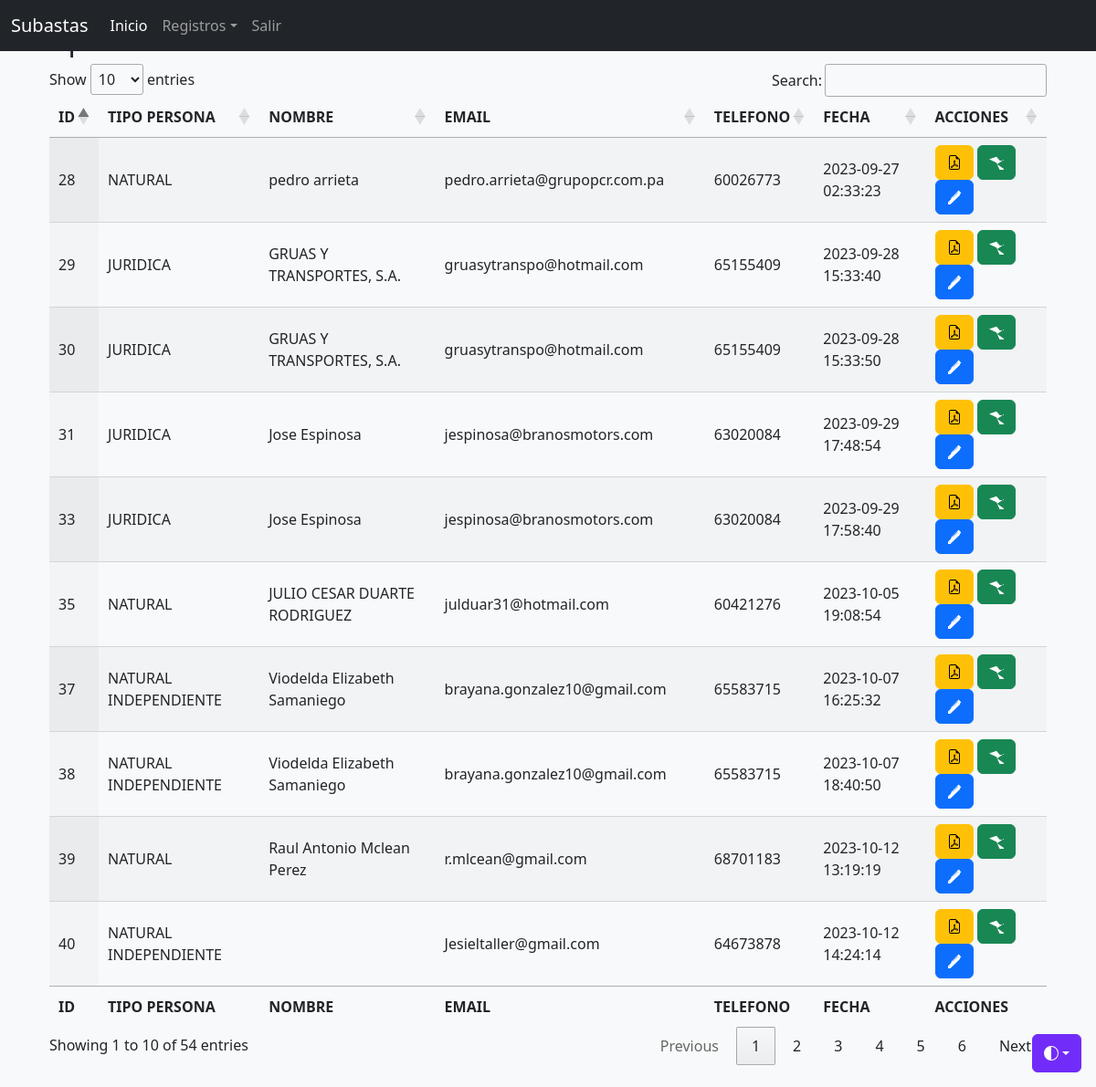
The app's page /subasta/aprobados.php (signed in) with its own data.
### tables this page shows
CREATE TABLE `cc_subastas` (
  `id` int NOT NULL AUTO_INCREMENT,
  `date_time` datetime NOT NULL DEFAULT CURRENT_TIMESTAMP,
  `tipo_persona` varchar(50) DEFAULT NULL,
  `nombre_completo` varchar(100) DEFAULT NULL,
  `email` varchar(100) DEFAULT NULL,
  `telefono` varchar(30) DEFAULT NULL,
  `pn_recibo_servicios` varchar(150) DEFAULT NULL,
  `pn_ficha` varchar(150) DEFAULT NULL,
  `pn_carta_ex` varchar(150) DEFAULT NULL,
  `pn_contrato` varchar(150) DEFAULT NULL,
  `pn_cc` varchar(150) DEFAULT NULL,
  `pni_cedula` varchar(150) DEFAULT NULL,
  `pni_aviso_op` varchar(150) DEFAULT NULL,
  `pni_servicios` varchar(150) DEFAULT NULL,
  `pni_referencia` varchar(150) DEFAULT NULL,
  `pni_cc` varchar(150) DEFAULT NULL,
  `pni_carta_ex` varchar(150) DEFAULT NULL,
  `pj_registro_publico` varchar(150) DEFAULT NULL,
  `pj_aviso_ope` varchar(150) DEFAULT NULL,
  `pj_cedula_pass` varchar(150) DEFAULT NULL,
  `pj_servicios` varchar(150) DEFAULT NULL,
  `pj_cc` varchar(150) DEFAULT NULL,
  `pj_carta_exo` varchar(150) DEFAULT NULL,
  `pj_contrato` varchar(150) DEFAULT NULL,
  `pni_contrato` varchar(150) DEFAULT NULL,
  `stat` int NOT NULL COMMENT '1=solicitud\r\n2=aprobado\r\n3=eliminado',
  `codigo` varchar(20) NOT NULL DEFAULT '0',
  `fecha_update` datetime NOT NULL DEFAULT CURRENT_TIMESTAMP ON UPDATE CURRENT_TIMESTAMP,
  PRIMARY KEY (`id`)
);

### subasta/aprobados.php (the view, shortened to what this page needs)
<?php
try {
    $pdo = new PDO('mysql:host=db;dbname=subastas;charset=utf8mb4', 'root', 'rootpass');
    $pdo->setAttribute(PDO::ATTR_ERRMODE, PDO::ERRMODE_EXCEPTION);
  } catch (PDOException $e) {
    echo "Error de conexión: " . $e->getMessage();
  }
  $ultimo_id = $pdo -> query("SELECT * FROM cc_subastas WHERE stat =2");
  $rows = $ultimo_id->fetchAll(PDO::FETCH_ASSOC);
?>
<!doctype html>
<html lang="en" data-bs-theme="auto">
  <head><script src="https://getbootstrap.com/docs/5.3/assets/js/color-modes.js"></script>
    <link rel="stylesheet" href="https://cdn.jsdelivr.net/npm/@docsearch/css@3">
    <link href="https://getbootstrap.com/docs/5.3/dist/css/bootstrap.min.css" rel="stylesheet">
    <link rel="stylesheet" type="text/css" href="https://cdn.datatables.net/1.13.6/css/jquery.dataTables.min.css">
    <link href="https://getbootstrap.com/docs/5.3/examples/sign-in/sign-in.css" rel="stylesheet">
  </head>
  <body class="d-flex align-items-center py-4 bg-body-tertiary">
    <div class="dropdown position-fixed bottom-0 end-0 mb-3 me-3 bd-mode-toggle">
      <button class="btn btn-bd-primary py-2 dropdown-toggle d-flex align-items-center"
              id="bd-theme"
              type="button"
              aria-expanded="false"
              data-bs-toggle="dropdown"
              aria-label="Toggle theme (auto)">
        <svg class="bi my-1 theme-icon-active" width="1em" height="1em"><use href="#circle-half"></use></svg>
      </button>
    </div>
    <?php include('menu.php'); ?>
<main class="container">
    <div class="container">
        <h2>Aprobados</h2>
        <table id="example" class="display" style="width:100%">
            <thead>
                <tr>
                    <th>ID</th>
                    <th>TIPO PERSONA</th>
                    <th>NOMBRE</th>
                    <th>EMAIL</th>
                    <th>TELEFONO</th>
                    <th>FECHA</th>
                    <th>ACCIONES</th>
                </tr>
            </thead>
            <tbody>
                <?php foreach ($rows as $row) { ?>
                <tr>
                    <td><?php echo $row['id']; ?></td>
                    <td><?php echo $row['tipo_persona']; ?></td>
                    <td><?php echo $row['nombre_completo']; ?></td>
                    <td><?php echo $row['email']; ?></td>
                    <td><?php echo $row['telefono']; ?></td>
                    <td><?php echo $row['date_time']; ?></td>
                    <td>
                      <a type="button" class="btn btn-warning btn-icon" data-bs-toggle="modal" data-bs-target="#adjuntos" onclick="adjuntos(<?php echo $row['id']; ?>)">
                      </a>
                      <a type="button" class="btn btn-success" data-bs-toggle="modal" data-bs-target="#reenviar_codigo" onclick="reenviar_codigo(<?php echo $row['id']; ?>)">
                        <svg xmlns="http://www.w3.org/2000/svg" width="16" height="16" fill="currentColor" class="bi bi-paper-plane" viewBox="0 0 16 16">
                          <path d="M0 4.5l8 3.8 3.7 8.2H16v-1.5l-7.3-5 7.3-5V6h-4.3L8 1.8 0 4.5z"/>
                        </svg>
                      </a>
                      <a type="button" class="btn btn-primary" data-bs-toggle="modal" data-bs-target="#edit_user" onclick="editar_reg(<?php echo $row['id']; ?>)">
                      </a>
                    </td>
                </tr>
                <?php } ?>
            </tbody>
            <tfoot>
                <tr>
                    <th>ID</th>
                    <th>TIPO PERSONA</th>
                    <th>NOMBRE</th>
                    <th>EMAIL</th>
                    <th>TELEFONO</th>
                    <th>FECHA</th>
                    <th>ACCIONES</th>
                </tr>
            </tfoot>
        </table>
    </div>
</main>
    </body>
</html>

### subasta/aprobados.php (style rules this page uses)
.bi { vertical-align: -.125em; fill: currentColor; }
.btn-bd-primary { --bd-violet-bg: #712cf9; --bd-violet-rgb: 112.520718, 44.062154, 249.437846; --bs-btn-font-weight: 600; --bs-btn-color: var(--bs-white); --bs-btn-bg: var(--bd-violet-bg); --bs-btn-border-color: var(--bd-violet-bg); --bs-btn-hover-color: var(--bs-white); --bs-btn-hover-bg: #6528e0; --bs-btn-hover-border-color: #6528e0; --bs-btn-focus-shadow-rgb: var(--bd-violet-rgb); --bs-btn-active-color: var(--bs-btn-hover-color); --bs-btn-active-bg: #5a23c8; --bs-btn-active-border-color: #5a23c8; }
.bd-mode-toggle { z-index: 1500; }

### records on screen
cc_subastas: id "28", tipo_persona "NATURAL", nombre_completo "pedro arrieta", email "pedro.arrieta@grupopcr.com.pa", telefono "60026773", date_time "2023-09-27 02:33:23"
cc_subastas: id "29", tipo_persona "JURIDICA", nombre_completo "GRUAS Y TRANSPORTES, S.A.", email "gruasytranspo@hotmail.com", telefono "65155409", date_time "2023-09-28 15:33:40"
cc_subastas: id "30", tipo_persona "JURIDICA", nombre_completo "GRUAS Y TRANSPORTES, S.A.", email "gruasytranspo@hotmail.com", telefono "65155409", date_time "2023-09-28 15:33:50"
cc_subastas: id "31", tipo_persona "JURIDICA", nombre_completo "Jose Espinosa", email "jespinosa@branosmotors.com", telefono "63020084", date_time "2023-09-29 17:48:54"
cc_subastas: id "33", tipo_persona "JURIDICA", nombre_completo "Jose Espinosa", email "jespinosa@branosmotors.com", telefono "63020084", date_time "2023-09-29 17:58:40"
cc_subastas: id "35", tipo_persona "NATURAL", nombre_completo "JULIO CESAR DUARTE RODRIGUEZ", email "julduar31@hotmail.com", telefono "60421276", date_time "2023-10-05 19:08:54"
cc_subastas: id "37", tipo_persona "NATURAL INDEPENDIENTE", nombre_completo "Viodelda Elizabeth Samaniego", email "brayana.gonzalez10@gmail.com", telefono "65583715", date_time "2023-10-07 16:25:32"
cc_subastas: id "38", tipo_persona "NATURAL INDEPENDIENTE", nombre_completo "Viodelda Elizabeth Samaniego", email "brayana.gonzalez10@gmail.com", telefono "65583715", date_time "2023-10-07 18:40:50"
cc_subastas: id "39", tipo_persona "NATURAL", nombre_completo "Raul Antonio Mclean Perez", email "r.mlcean@gmail.com", telefono "68701183", date_time "2023-10-12 13:19:19"
cc_subastas: id "40", tipo_persona "NATURAL INDEPENDIENTE", email "Jesieltaller@gmail.com", telefono "64673878", date_time "2023-10-12 14:24:14"
